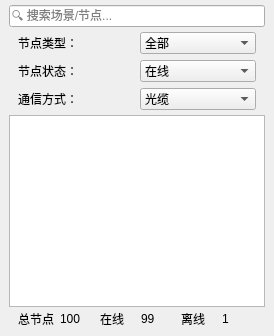
            <widget class="QWidget" name="tabNodeList">
             <attribute name="title">
              <string>节点</string>
             </attribute>
             <layout class="QVBoxLayout" name="verticalLayout_4">
              <property name="spacing">
               <number>0</number>
              </property>
              <property name="leftMargin">
               <number>9</number>
              </property>
              <property name="topMargin">
               <number>5</number>
              </property>
              <property name="rightMargin">
               <number>9</number>
              </property>
              <property name="bottomMargin">
               <number>5</number>
              </property>
              <item>
               <widget class="QLineEdit" name="leSearchNode">
                <property name="text">
                 <string/>
                </property>
                <property name="placeholderText">
                 <string>🔍 搜索场景/节点...</string>
                </property>
               </widget>
              </item>
              <item>
               <widget class="QWidget" name="wgtNodeFilter" native="true">
                <layout class="QGridLayout" name="gridLayout">
                 <property name="topMargin">
                  <number>5</number>
                 </property>
                 <property name="bottomMargin">
                  <number>5</number>
                 </property>
                 <item row="0" column="0">
                  <widget class="QLabel" name="lblNodeTypeFilter">
                   <property name="text">
                    <string>节点类型：</string>
                   </property>
                  </widget>
                 </item>
                 <item row="0" column="1">
                  <widget class="QComboBox" name="cmbNodeType">
                   <item>
                    <property name="text">
                     <string>全部</string>
                    </property>
                   </item>
                   <item>
                    <property name="text">
                     <string>支线</string>
                    </property>
                   </item>
                   <item>
                    <property name="text">
                     <string>干线</string>
                    </property>
                   </item>
                  </widget>
                 </item>
                 <item row="1" column="0">
                  <widget class="QLabel" name="lblNodeStatusFilter">
                   <property name="text">
                    <string>节点状态：</string>
                   </property>
                  </widget>
                 </item>
                 <item row="1" column="1">
                  <widget class="QComboBox" name="cmbNodeStatus">
                   <item>
                    <property name="text">
                     <string>在线</string>
                    </property>
                   </item>
                   <item>
                    <property name="text">
                     <string>离线</string>
                    </property>
                   </item>
                   <item>
                    <property name="text">
                     <string>告警</string>
                    </property>
                   </item>
                  </widget>
                 </item>
                 <item row="2" column="0">
                  <widget class="QLabel" name="lblCommModeFilter">
                   <property name="text">
                    <string>通信方式：</string>
                   </property>
                  </widget>
                 </item>
                 <item row="2" column="1">
                  <widget class="QComboBox" name="cmbCommMode">
                   <item>
                    <property name="text">
                     <string>光缆</string>
                    </property>
                   </item>
                   <item>
                    <property name="text">
                     <string>野战电缆</string>
                    </property>
                   </item>
                   <item>
                    <property name="text">
                     <string>自组网电台</string>
                    </property>
                   </item>
                   <item>
                    <property name="text">
                     <string>窄带战术电台</string>
                    </property>
                   </item>
                   <item>
                    <property name="text">
                     <string>微波接力</string>
                    </property>
                   </item>
                   <item>
                    <property name="text">
                     <string>超视距微波</string>
                    </property>
                   </item>
                   <item>
                    <property name="text">
                     <string>移动公网</string>
                    </property>
                   </item>
                   <item>
                    <property name="text">
                     <string>短波电台</string>
                    </property>
                   </item>
                   <item>
                    <property name="text">
                     <string>卫星通信</string>
                    </property>
                   </item>
                  </widget>
                 </item>
                </layout>
               </widget>
              </item>
              <item>
               <widget class="QListView" name="lvNodeList"/>
              </item>
              <item>
               <widget class="QWidget" name="wgtNodeStats" native="true">
                <layout class="QHBoxLayout" name="horizontalLayout_3">
                 <property name="topMargin">
                  <number>3</number>
                 </property>
                 <property name="bottomMargin">
                  <number>3</number>
                 </property>
                 <item>
                  <widget class="QLabel" name="lblTotalNodeText">
                   <property name="text">
                    <string>总节点</string>
                   </property>
                  </widget>
                 </item>
                 <item>
                  <widget class="QLabel" name="lblTotalNodeCount">
                   <property name="text">
                    <string>100</string>
                   </property>
                  </widget>
                 </item>
                 <item>
                  <widget class="QLabel" name="lblOnlineText">
                   <property name="text">
                    <string>在线</string>
                   </property>
                  </widget>
                 </item>
                 <item>
                  <widget class="QLabel" name="lblOnlineCount">
                   <property name="text">
                    <string>99</string>
                   </property>
                  </widget>
                 </item>
                 <item>
                  <widget class="QLabel" name="lblOfflineText">
                   <property name="text">
                    <string>离线</string>
                   </property>
                  </widget>
                 </item>
                 <item>
                  <widget class="QLabel" name="lblOfflineCount">
                   <property name="text">
                    <string>1</string>
                   </property>
                  </widget>
                 </item>
                </layout>
               </widget>
              </item>
             </layout>
            </widget>
